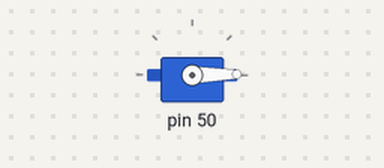
A sketch run on a simulated Arduino Mega 2560, built with avr-gcc and run on an emulated ATmega2560. Shown: servo.

Above: at 0.05 s.
At 4.55 s:
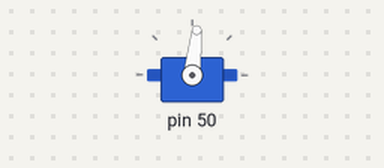
At 9.15 s:
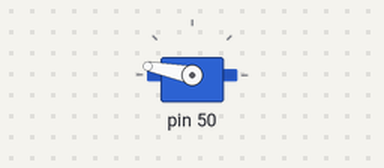
At 18.25 s:
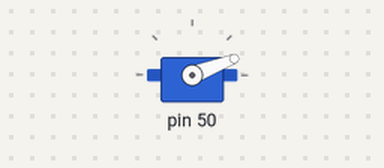
Timing chart, 0 to 25.2 s (numbered marks = the images above):
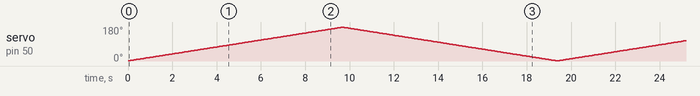

The sketch:

servo_test.ino
```cpp
#include <Servo.h>

Servo s[4];

int ms = 0;
int min_val = 550;
int max_val = 2390;

void setup() {
  float avg;
  avg = (2390 - 615) / 2;
  avg += 615;
  s[0].attach(50);
//  s[1].attach(51);
//  s[2].attach(52);
//  s[3].attach(53);
}

void loop() {
  for(ms = min_val; ms < max_val; ms++) {
    for(int i=0; i<4; i++) {
      s[i].writeMicroseconds(ms);
    }
    delay(5);
  }
  for(ms = max_val; ms > min_val; ms--) {
    for(int i=0; i<4; i++) {
      s[i].writeMicroseconds(ms);
    }
    delay(5);
  }
}
```
